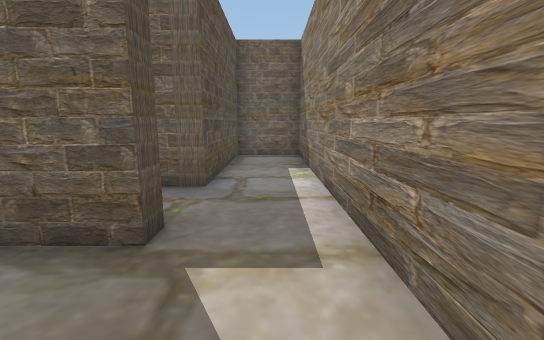
[1] (above)

20 first-person views from a walk through a 3-D level made in the Unity game engine. The camera is 1.2 m above the floor, tilts 10° down and sees 90° across. The floor is counted in squares, 1 m on a side. Each view is taken from the middle of a square. On the plan, view 1 faces up. The plan holds only what a view shows up to about 13 squares ahead; the rest is blank. The player is left out.

[2]
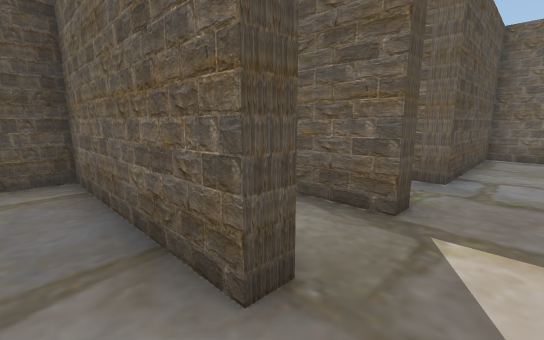

[3]
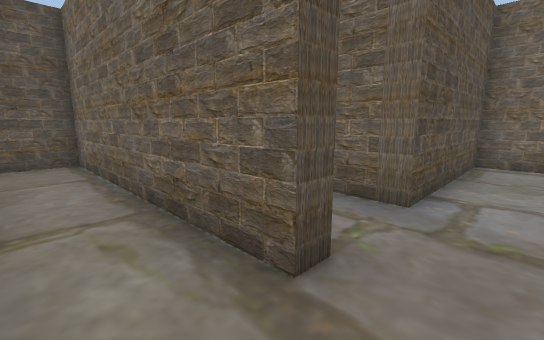

[4]
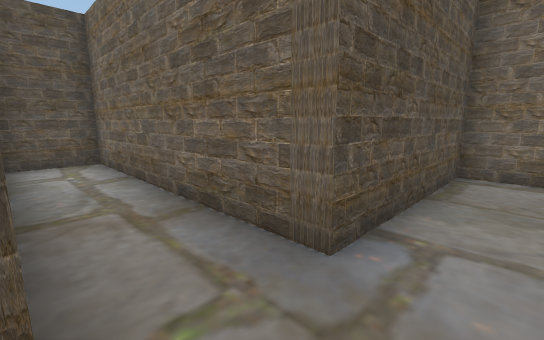

[5]
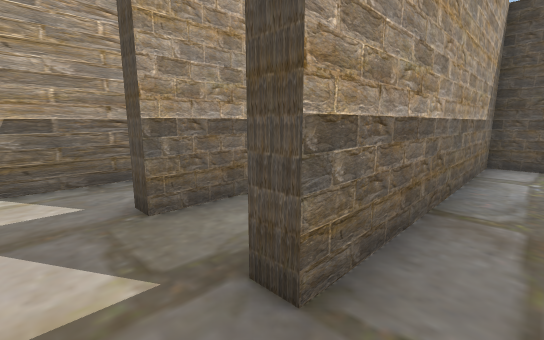

[6]
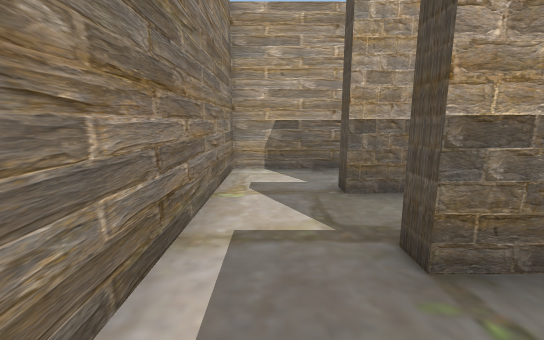

[7]
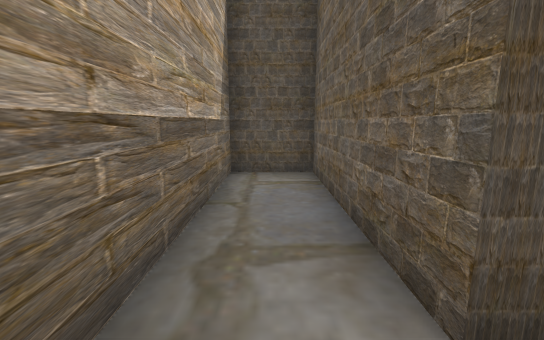

[8]
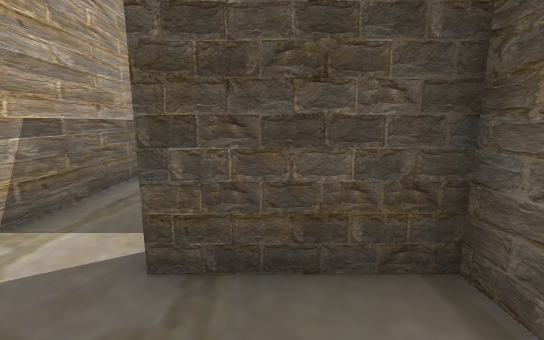

[9]
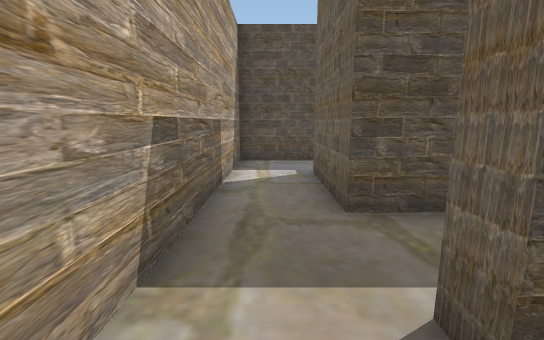

[10]
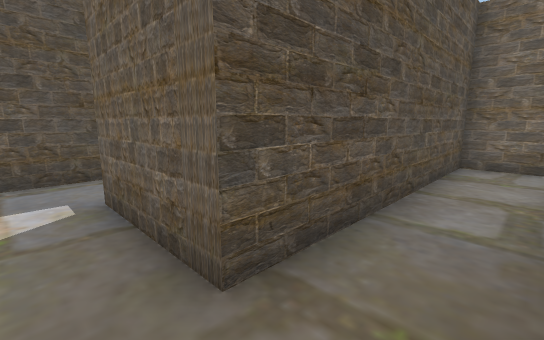

[11]
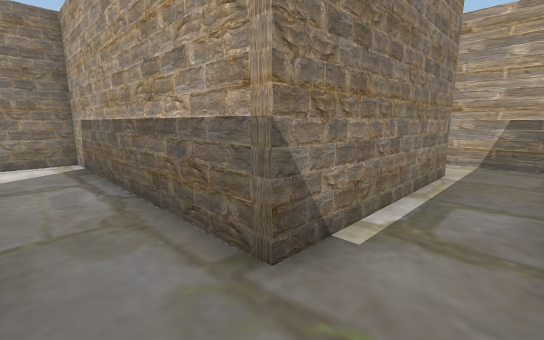

[12]
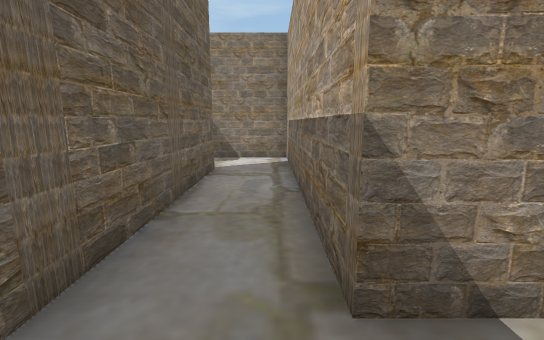

[13]
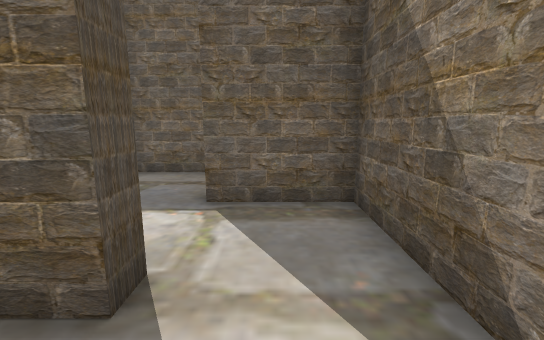

[14]
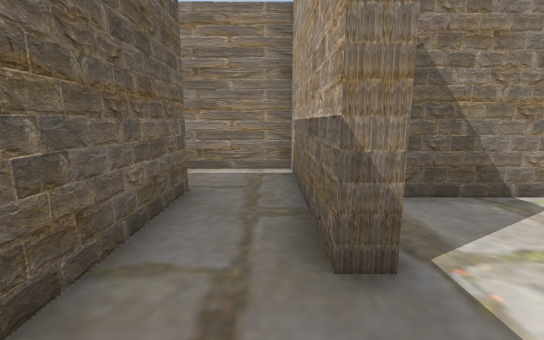

[15]
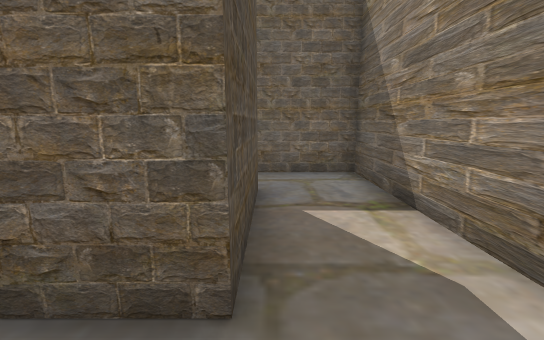

[16]
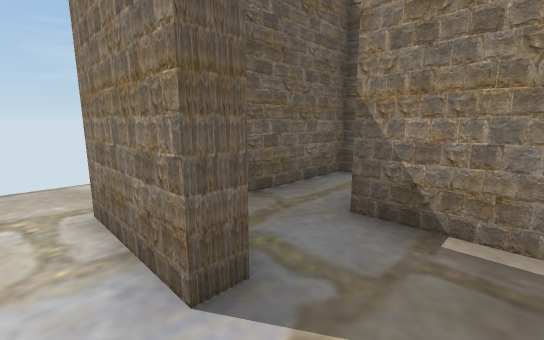

[17]
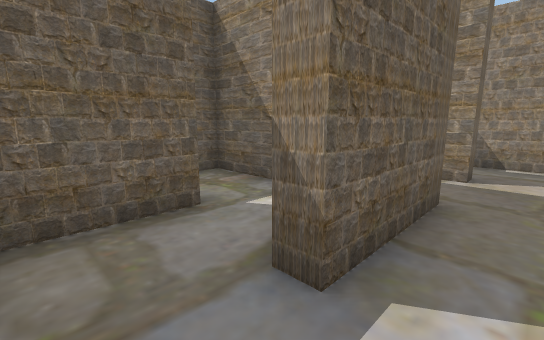

[18]
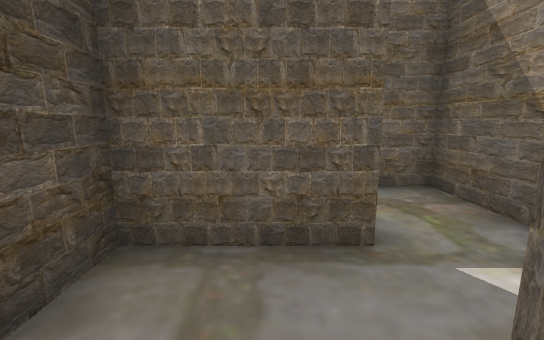

[19]
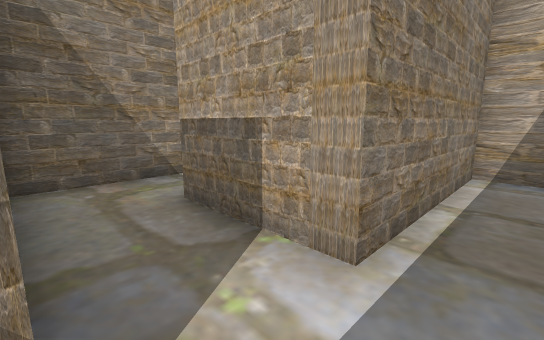

[20]
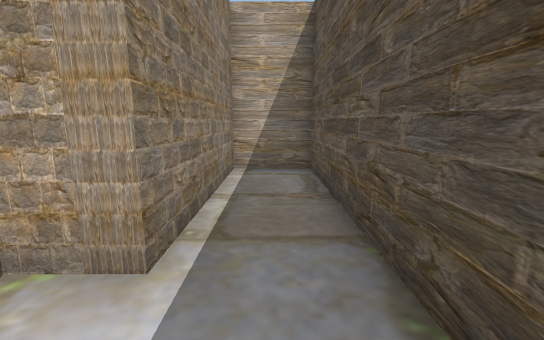

### Floor plan
Ten units are one square. View 1 is at (0, 0); x grows to the right and y downward. Boxes are objects, and circles mark ways between rooms. Rooms are numbered by the first view taken in them; rooms with no view inside come last. Other rooms are left out.
<svg viewBox="-195 -185 210 210">
<path fill="none" stroke="#000" d="M-12 -5 -12 0 -65 0 -65 20 10 20 10 -5M-30 -5 -12 -5M-12 -30 -12 -25 -90 -25 -90 0 -95 0M-70 11 -70 -4M10 -5 10 -35M10 -35 10 -100 -12 -100 -12 -50 -90 -50 -90 -30 -12 -30M-95 0 -95 -55 -17 -55 -17 -85M-40 -80 -40 -75 -115 -75 -115 0 -145 0M-165 5 -165 20 -89 20M-17 -85 -17 -100 -40 -100 -40 -105 10 -105 10 -175 -21 -175M-12 -158 -12 -125 -62 -125M-36 -155 -42 -155 -42 -180M-145 0 -145 -5M-139 -25 -165 -25 -165 5M-190 -41 -190 20 -170 20 -170 -30 -140 -30M-120 -36 -120 -50 -130 -50M-120 -19 -120 -36M-17 -139 -17 -158"/>
<circle cx="-5" cy="0" r="3" fill="#2a7"/>
<circle cx="-5" cy="-30" r="3" fill="#2a7"/>
<circle cx="-90" cy="5" r="3" fill="#2a7"/>
<circle cx="-30" cy="-80" r="3" fill="#2a7"/>
<circle cx="-155" cy="0" r="3" fill="#2a7"/>
<circle cx="-15" cy="-165" r="3" fill="#2a7"/>
<circle cx="-40" cy="-145" r="3" fill="#2a7"/>
<circle cx="-140" cy="-15" r="3" fill="#2a7"/>
<circle cx="-130" cy="-30" r="3" fill="#2a7"/>
<text x="-20" y="10">1</text>
<text x="-40" y="-10">2</text>
<text x="-30" y="-40">3</text>
<text x="-100" y="-40">4</text>
<text x="-30" y="-120">5</text>
<text x="-60" y="-140">6</text>
<text x="-160" y="-10">7</text>
<text x="-170" y="-40">8</text>
<text x="-130" y="-20">9</text>
<text x="-30" y="-160">10</text>
</svg>
Room 1 opens to room 2. Room 2 opens to room 3. Room 2 opens to room 4. Room 4 opens to room 5. Room 4 opens to room 7. Room 5 opens to room 10. Room 6 opens to room 10. Room 7 opens to room 9. Room 8 opens to room 9.

Where each view was taken, in squares from view 1:
view 1: 0 up, 0 right, facing up
view 2: 1 down, 0 right, facing up-left
view 3: 1 up, 0 right, facing up-left
view 4: 3 up, 0 right, facing up-left
view 5: 4 up, 0 right, facing down-left
view 6: 5 up, 0 right, facing down
view 7: 1 down, 0 right, facing left
view 8: 1 up, 7 left, facing left
view 9: 1 down, 8 left, facing left
view 10: 1 down, 10 left, facing up-left
view 11: 7 up, 11 left, facing down-right
view 12: 6 up, 11 left, facing right
view 13: 6 up, 3 left, facing up
view 14: 11 up, 6 left, facing right
view 15: 11 up, 1 left, facing up
view 16: 14 up, 5 left, facing up-right
view 17: 1 down, 16 left, facing up-right
view 18: 0 up, 15 left, facing up
view 19: 5 up, 18 left, facing down-right
view 20: 5 up, 18 left, facing down
